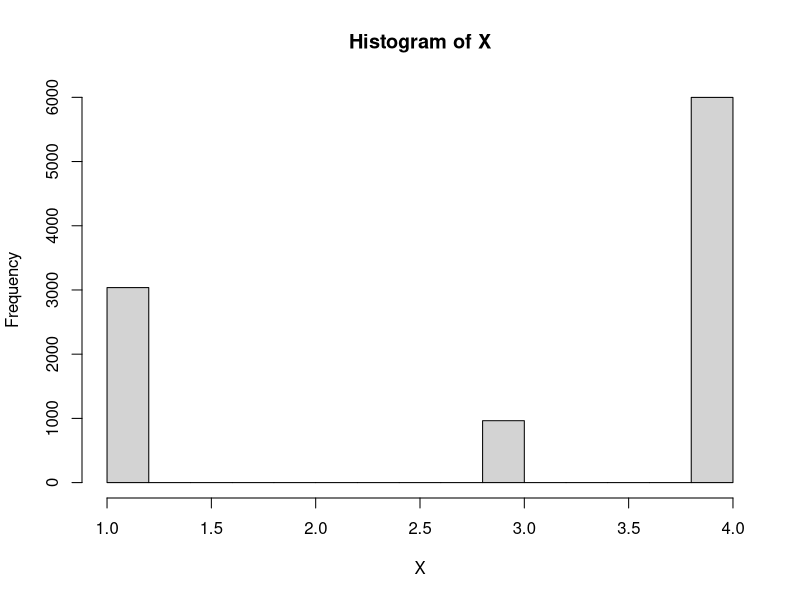

This figure's R source:
#set.seed(1)
u1 <- runif(1)
if (u1<0.3){
    x1 <- 1
} else if(u1<0.4){
    x1<- 3
}else {
    x1 <- 4
}
x1
u1


n <- 10000
gerador_de_X <- function(n){
    u <-runif(n)
    i <- 1
    x <- rep(NA,n)
    for (i in 1:n){
        if (u[i]<0.3){
            x[i] <- 1
        } else if(u[i]<0.4){
            x[i] <- 3
        } else{
            x[i] <- 4
        }
        }
        return (x)
    }
X <- gerador_de_X(n)
hist(X)